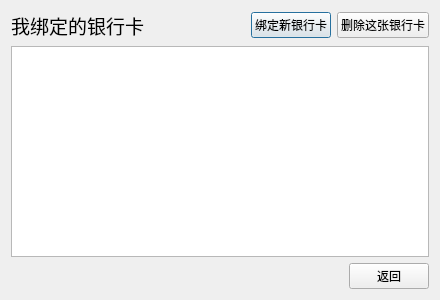
<?xml version="1.0" encoding="UTF-8"?>
<ui version="4.0">
 <class>BankDialog</class>
 <widget class="QDialog" name="BankDialog">
  <property name="geometry">
   <rect>
    <x>0</x>
    <y>0</y>
    <width>440</width>
    <height>300</height>
   </rect>
  </property>
  <property name="minimumSize">
   <size>
    <width>440</width>
    <height>300</height>
   </size>
  </property>
  <property name="maximumSize">
   <size>
    <width>600</width>
    <height>600</height>
   </size>
  </property>
  <property name="windowTitle">
   <string>我的钱包</string>
  </property>
  <property name="windowIcon">
   <iconset resource="resource.qrc">
    <normaloff>:/new/icons/wallet.png</normaloff>:/new/icons/wallet.png</iconset>
  </property>
  <layout class="QVBoxLayout" name="verticalLayout">
   <item>
    <layout class="QHBoxLayout" name="horizontalLayout">
     <item>
      <widget class="QLabel" name="label">
       <property name="font">
        <font>
         <family>微软雅黑 Light</family>
         <pointsize>14</pointsize>
        </font>
       </property>
       <property name="text">
        <string>我绑定的银行卡</string>
       </property>
      </widget>
     </item>
     <item>
      <spacer name="horizontalSpacer_2">
       <property name="orientation">
        <enum>Qt::Horizontal</enum>
       </property>
       <property name="sizeHint" stdset="0">
        <size>
         <width>40</width>
         <height>20</height>
        </size>
       </property>
      </spacer>
     </item>
     <item>
      <widget class="QPushButton" name="addB">
       <property name="text">
        <string>绑定新银行卡</string>
       </property>
       <property name="icon">
        <iconset resource="resource.qrc">
         <normaloff>:/new/icons/add.png</normaloff>:/new/icons/add.png</iconset>
       </property>
      </widget>
     </item>
     <item>
      <widget class="QPushButton" name="removeB">
       <property name="text">
        <string>删除这张银行卡</string>
       </property>
       <property name="icon">
        <iconset resource="resource.qrc">
         <normaloff>:/new/icons/remove.png</normaloff>:/new/icons/remove.png</iconset>
       </property>
      </widget>
     </item>
    </layout>
   </item>
   <item>
    <widget class="QTableWidget" name="tableWidget">
     <property name="editTriggers">
      <set>QAbstractItemView::NoEditTriggers</set>
     </property>
    </widget>
   </item>
   <item>
    <layout class="QHBoxLayout" name="horizontalLayout_2">
     <item>
      <spacer name="horizontalSpacer">
       <property name="orientation">
        <enum>Qt::Horizontal</enum>
       </property>
       <property name="sizeHint" stdset="0">
        <size>
         <width>40</width>
         <height>20</height>
        </size>
       </property>
      </spacer>
     </item>
     <item>
      <widget class="QPushButton" name="pushButton_3">
       <property name="text">
        <string>返回</string>
       </property>
      </widget>
     </item>
    </layout>
   </item>
  </layout>
 </widget>
 <resources>
  <include location="resource.qrc"/>
 </resources>
 <connections>
  <connection>
   <sender>pushButton_3</sender>
   <signal>clicked()</signal>
   <receiver>BankDialog</receiver>
   <slot>reject()</slot>
   <hints>
    <hint type="sourcelabel">
     <x>377</x>
     <y>331</y>
    </hint>
    <hint type="destinationlabel">
     <x>358</x>
     <y>345</y>
    </hint>
   </hints>
  </connection>
 </connections>
</ui>
